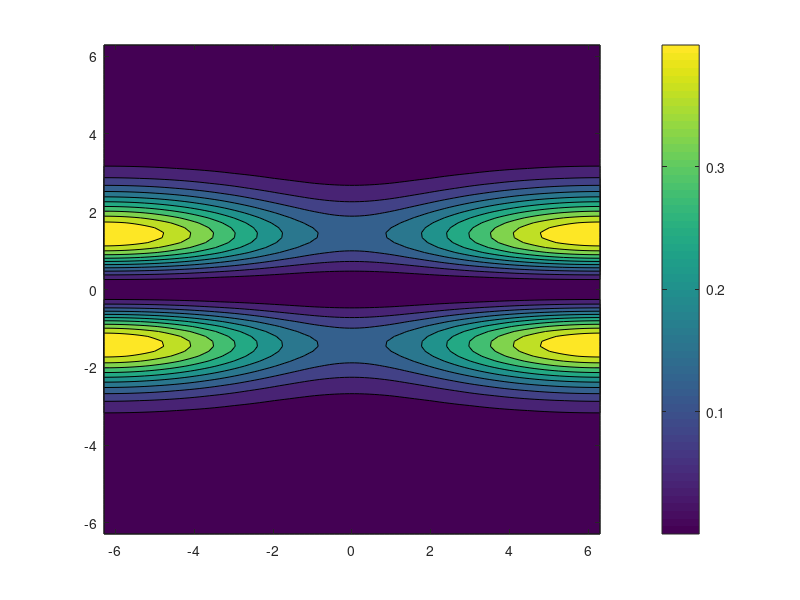

This figure's MATLAB source: (Note: this script raises an error after producing the figure.)
clear variables
v= linspace(-2*3.1415,2*3.1415,100);
dv = v(2)-v(1);

x = transpose(linspace(-2*3.1415,2*3.1415,100));

f = transpose((1-1/2*cos(x/2))*(v.*v/sqrt(2*3.1415).*exp(-v.*v/2)));
v = v;
contourf(x,v,f)
colorbar

Nt = 10;
s = zeros(Nt,1);
for i=1:Nt
r=rand;
fv = (1-1/20*cos(r/2))*(v.*v/sqrt(2*3.1415).*exp(-v.*v/2))*dv;
cdf = cumsum(fv);
cdf = cdf/cdf(end);
s(i) = slicesample(0,1,'pdf',fv);
end
